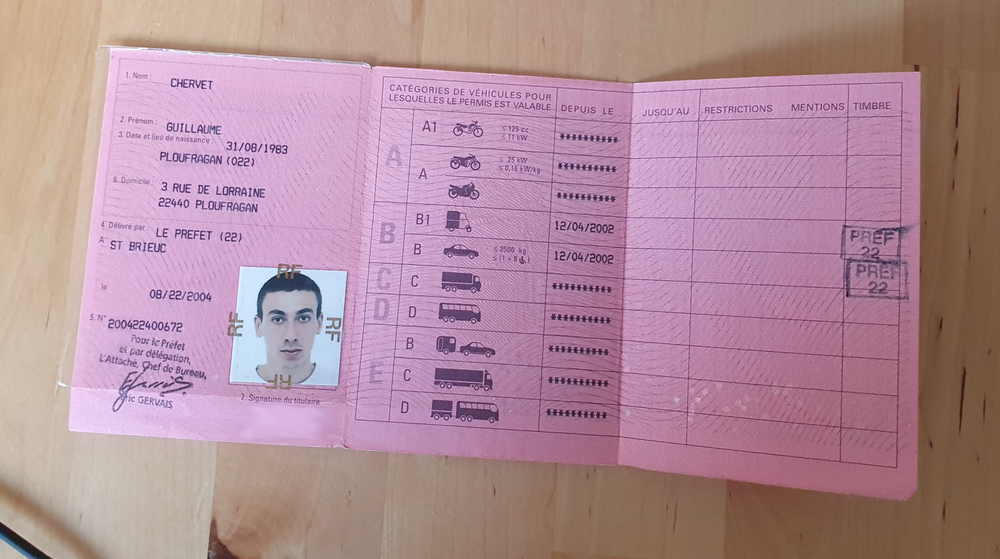
#> input picture 2-contours/sample_anonyme.png, 1000 x 559 px, shrunk from 1600 x 895 before the run
$ python 1-threshold-erode-dilate.py
#> lines starting #> are read from the running program, lines starting #| are printed output that depends on the picture
import cv2
import numpy as np

def nothing(*arg):
    pass

def simple_trackbar(image, window_name):

    cv2.namedWindow(window_name)
    cv2.createTrackbar("threshold", window_name, 0, 255, nothing)
    cv2.createTrackbar("erode", window_name, 0, 30, nothing)
    cv2.createTrackbar("dilate", window_name, 0, 30, nothing)
    cv2.createTrackbar("color", window_name, 0, 1, nothing)
    #cv2.createTrackbar("type", window_name, 0, 2, nothing)

    while True:
        threshold = np.zeros(image.shape, np.uint8)
        trackbar_position_threshold = cv2.getTrackbarPos("threshold", window_name)
        trackbar_position_erode = cv2.getTrackbarPos("erode", window_name)
        trackbar_position_dilate = cv2.getTrackbarPos("dilate", window_name)
        color = cv2.getTrackbarPos("color", window_name)
        if color == 0:
            ret, threshold = cv2.threshold(image, trackbar_position_threshold, 255, cv2.THRESH_BINARY)
            #    ret, threshold = cv2.threshold(image, trackbar_position_threshold, 255, cv2.THRESH_BINARY_INV)
            #   threshold = cv2.adaptiveThreshold(image, 255, cv2.ADAPTIVE_THRESH_GAUSSIAN_C, cv2.THRESH_BINARY , 11, 2)
        else:
            threshold = image

        if trackbar_position_erode > 0:
            kernel = np.ones((trackbar_position_erode, trackbar_position_erode), np.uint8)
            threshold = cv2.erode(threshold, kernel)

        if trackbar_position_dilate > 0:
            kernel = np.ones((trackbar_position_dilate, trackbar_position_dilate), np.uint8)
            threshold = cv2.dilate(threshold, kernel)

        cv2.imshow(window_name, threshold)

        if cv2.waitKey(1) & 0xFF == ord('q'):
            break

    cv2.destroyAllWindows()
    return threshold


img_grey = cv2.imread('sample_anonyme.png', cv2.IMREAD_GRAYSCALE)
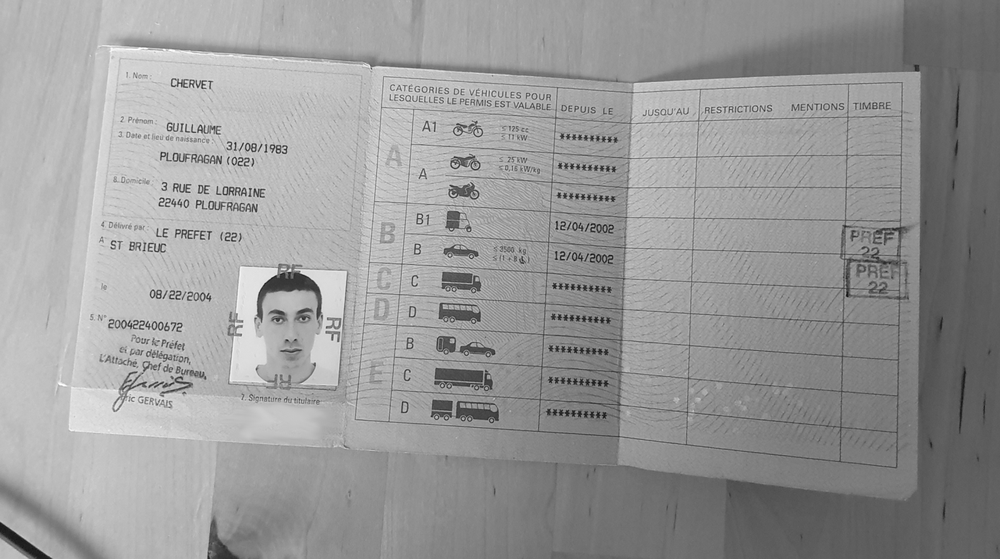
#> img_grey: shape (559, 1000); min 16, max 255, mean 152.8
simple_trackbar(img_grey, "binary")
#> slider 'threshold' is set to 85
#> slider 'erode' is set to 10
#> slider 'dilate' is set to 10
#> slider 'color' is set to 1
#> in simple_trackbar, `threshold = cv2.erode(threshold, kernel)`:
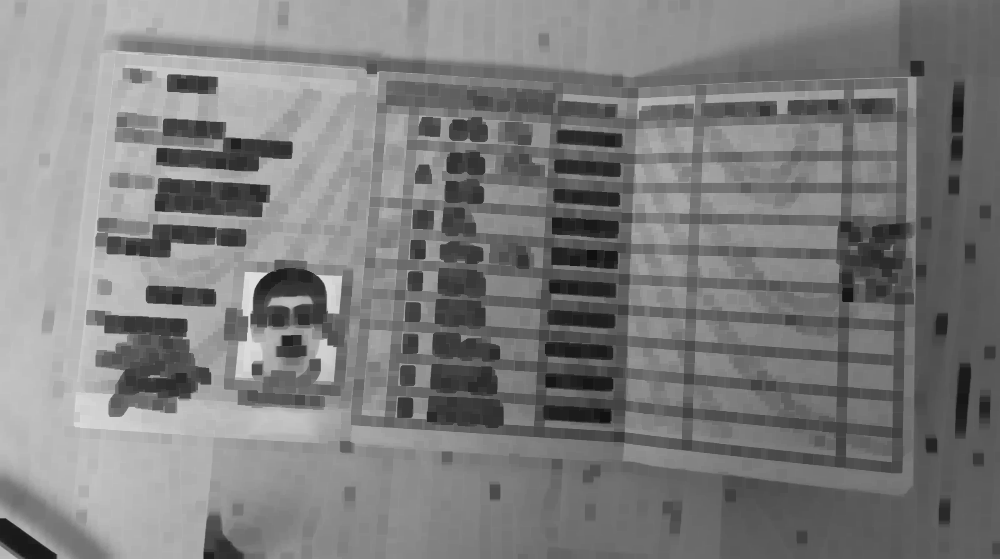
#> threshold: shape (559, 1000); min 16, max 224, mean 125
#> in simple_trackbar, `threshold = cv2.dilate(threshold, kernel)`:
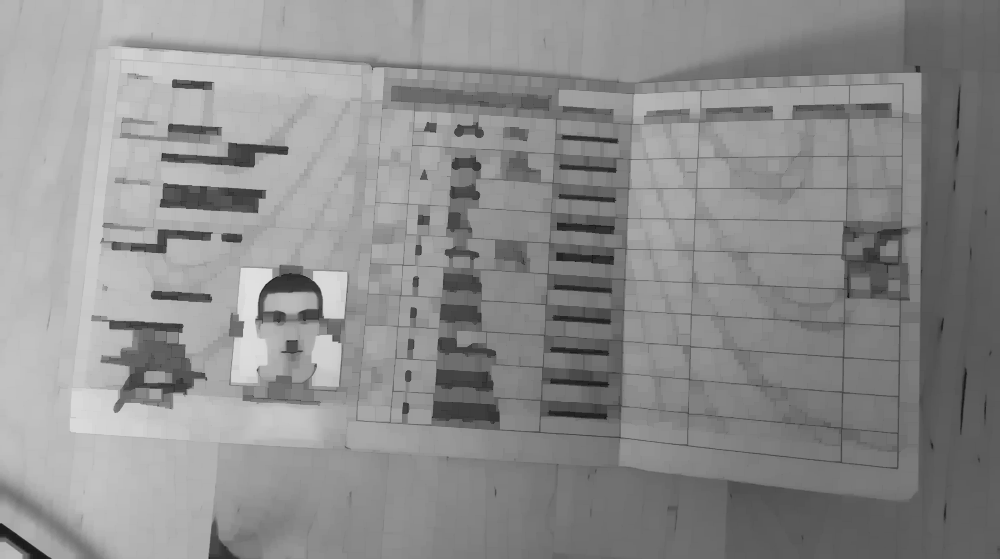
#> threshold: shape (559, 1000); min 16, max 224, mean 141.1
#> (key q is pressed here)
